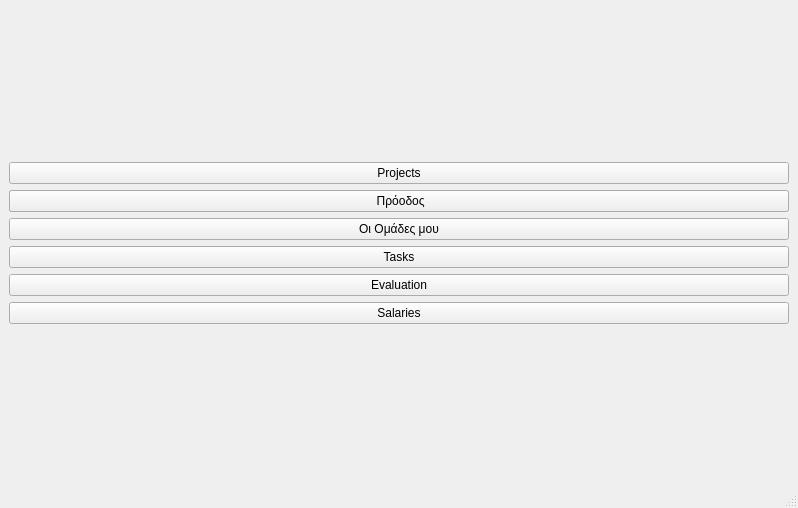
<?xml version="1.0" encoding="UTF-8"?>
<ui version="4.0">
 <class>Linq</class>
 <widget class="QMainWindow" name="Linq">
  <property name="geometry">
   <rect>
    <x>0</x>
    <y>0</y>
    <width>798</width>
    <height>508</height>
   </rect>
  </property>
  <property name="windowTitle">
   <string>MainWindow</string>
  </property>
  <widget class="QWidget" name="centralwidget">
   <layout class="QGridLayout" name="gridLayout_2">
    <item row="0" column="0">
     <layout class="QGridLayout" name="gridLayout">
      <item row="0" column="0">
       <widget class="QPushButton" name="projectsButton">
        <property name="text">
         <string>Projects</string>
        </property>
       </widget>
      </item>
      <item row="1" column="0">
       <widget class="QPushButton" name="pushButton">
        <property name="text">
         <string> Πρόοδος</string>
        </property>
       </widget>
      </item>
      <item row="5" column="0">
       <widget class="QPushButton" name="salariesButton">
        <property name="text">
         <string>Salaries</string>
        </property>
       </widget>
      </item>
      <item row="3" column="0">
       <widget class="QPushButton" name="tasksButton">
        <property name="text">
         <string>Tasks</string>
        </property>
       </widget>
      </item>
      <item row="2" column="0">
       <widget class="QPushButton" name="teamsButton">
        <property name="text">
         <string>Οι Ομάδες μου</string>
        </property>
       </widget>
      </item>
      <item row="1" column="0">
       <widget class="QPushButton" name="progressButton">
        <property name="text">
         <string> Πρόοδος</string>
        </property>
       </widget>
      </item>
      <item row="4" column="0">
       <widget class="QPushButton" name="evaluationButton">
        <property name="text">
         <string>Evaluation</string>
        </property>
       </widget>
      </item>
     </layout>
    </item>
   </layout>
  </widget>
  <widget class="QMenuBar" name="menubar">
   <property name="geometry">
    <rect>
     <x>0</x>
     <y>0</y>
     <width>798</width>
     <height>21</height>
    </rect>
   </property>
  </widget>
  <widget class="QStatusBar" name="statusbar"/>
 </widget>
 <resources/>
 <connections/>
</ui>
